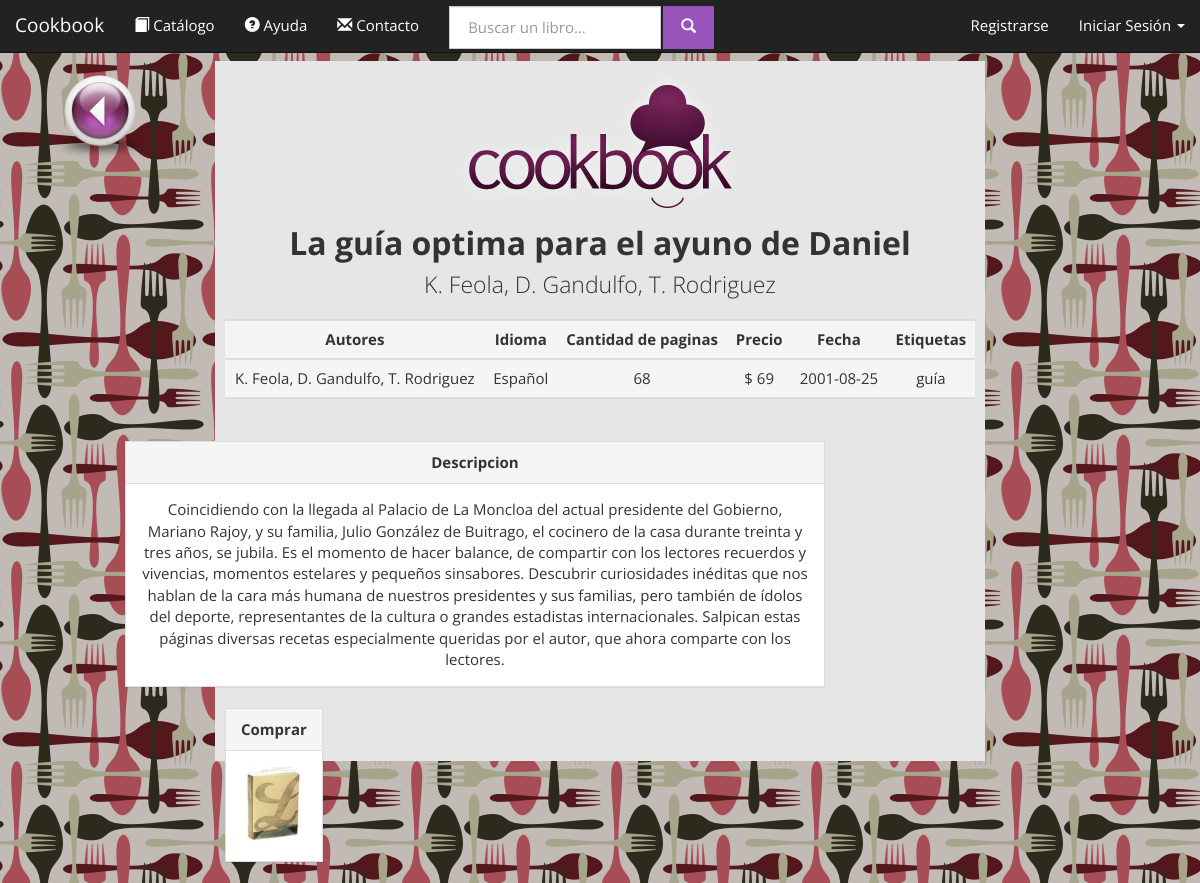
The app's page /cookbooks.com.ar/product.old.php?id=123456789 with its own data.
### tables this page shows
CREATE TABLE IF NOT EXISTS `libros` (
  `ISBN` varchar(10) NOT NULL DEFAULT '',
  `titulo` varchar(50) NOT NULL DEFAULT '',
  `IDIOMA` varchar(40) NOT NULL DEFAULT '',
  `paginas` int(11) NOT NULL DEFAULT '0',
  `precio` float NOT NULL DEFAULT '0',
  `fecha` date NOT NULL DEFAULT '0000-00-00',
  `etiquetas` varchar(100) NOT NULL DEFAULT '',
  `texto` text,
  `tapa` text,
  `eliminado` tinyint(1) NOT NULL DEFAULT '0',
  `hidden` tinyint(1) NOT NULL,
  PRIMARY KEY (`ISBN`)
);

### cookbooks.com.ar/database.php (called while the page is built, shortened)
<?php
class Conexion {
	private $hostname = 'localhost';
	private $port = '8080';
	private $username = 'root';
	private $password = 'F3Dericcio';
	private $dbname = 'cookbookg32';
	private $dbh;
	function conectar(){
		try {
			$this->dbh = new PDO("mysql:host=$this->hostname;dbname=$this->dbname;port=$this->port", $this->username, $this->password, array(PDO::MYSQL_ATTR_INIT_COMMAND => "SET NAMES utf8"));
			return true;
		} catch(PDOException $e) {
			return false;
		}
	}
	function query($statement){
		return $this->dbh->query($statement);
	}
}
class Books{
	static private $conexion;
	static function initialize(){
		self::$conexion = new Conexion;
	}
	static function getBook($bookISBN){
		$result = self::$conexion->query("
			SELECT L.ISBN, L.titulo, GROUP_CONCAT(E.id_autor) as autores, L.paginas, L.precio, L.IDIOMA, L.fecha, L.etiquetas, L.texto, L.tapa, L.eliminado, L.hidden
			FROM libros L
			LEFT JOIN escribe E ON (L.ISBN=E.isbn)
			GROUP BY L.ISBN
			HAVING (L.ISBN=$bookISBN)
		");
		if ($result && $result->rowCount()>0){
			$bookInfo = $result->fetchAll(PDO::FETCH_ASSOC);
			return new Book($bookInfo[0]);
		}
		return NULL;
	}
}
class Book{
	private	$ISBN, $OLD_ISBN,
			$titulo,
			$paginas,
			$precio,
			$idioma,
			$fecha,
			$etiquetas,
			$texto,
			$tapa,
			$eliminado,
			$oculto,
			$autores;
	function __construct($param){
		$this->titulo = $param['titulo']? $param['titulo']:'';
		$this->paginas = $param['paginas']? $param['paginas']:'0';
		$this->precio = $param['precio']? $param['precio']:'0';
		$this->idioma= $param['IDIOMA']? $param['IDIOMA']:'';
		$this->fecha = $param['fecha']? $param['fecha']:'0000-00-00';
		$this->etiquetas = $param['etiquetas']? $param['etiquetas']:'';
		$this->texto = $param['texto']? $param['texto']:'';
		$this->tapa = $param['tapa']? $param['tapa']:'';
		$this->autores = $param['autores']? $param['autores']:'';
	}
	function getTitulo(){
		return $this->titulo;
	}
	function getAutoresString(){
		$arreglo= $this->getAutores();
		$string ="";
		foreach ($arreglo as $key => $value) {
			$inicial=$value->getNombre();
			$inicial= $inicial[0];
			$string.=$inicial.'. '.$value->getApellido().", ";
		}
		$string= substr ($string, 0, -2);
		return $string;
	}
	function getAutores(){
		$autores_ids = explode(",", $this->autores);
		$result= Array();
		foreach ($autores_ids as $key => $value) {
			$autor = Authors::getAuthor($value);
			if ($autor)	array_push($result, $autor);
		}
		return $result;
	}
	function getPaginas(){
		return $this->paginas;
	}
	function getPrecio(){
		return $this->precio;
	}
	function getIdioma(){
		return $this->idioma;
	}
	function getFecha(){
		return $this->fecha;
	}
	function getEtiquetas(){
		return $this->etiquetas;
	}
	function getTexto(){
		return $this->texto;
	}
	function getTapa($crudo = false){
		if ($crudo){
			return $this->tapa;
		}else{
			if(is_file("books/img/tapas/".$this->tapa)){
				return $this->tapa;
			}else{
				return "_DEFAULT_.jpg";
			}
		}
	}
}
class Authors{
	static private $initialized = FALSE;
	static private $conexion;
	private static function initialize(){
		if (self::$initialized) return;
		self::$conexion = new Conexion;
		self::$initialized = TRUE;
	}
	public static function getAuthor($ID){
		$result = self::$conexion->query("
			SELECT *
			FROM autor
			WHERE (ID=$ID)AND(eliminado=0)
			LIMIT 1
		");
		if ($result && $result->rowCount()>0) return new Author($result->fetch(PDO::FETCH_ASSOC));
		else return NULL;
	}
}
class Author{
	private	$ID,
			$nombre,
			$apellido,
			$fecha_nacimiento,
			$lugar_nacimiento,
			$eliminado;
	function __construct($params){
		$this->nombre = $params['nombre']? $params['nombre']: "";
		$this->apellido = $params['apellido']? $params['apellido']:"";
	}
	function getNombre(){
		return $this->nombre;
	}
	function getApellido(){
		return $this->apellido;
	}
}
		?>

### cookbooks.com.ar/product.old.php (the view, shortened to what this page needs)
<?php include_once('database.php'); ?>
<!DOCTYPE html>
<html lang="es">
    <head>
        <link href="bootstrap-3.1.1-dist/css/bootstrap_Cosmo.css" rel="stylesheet" media="screen">
    </head>
    <body>
        <?php include_once('navigation.php'); ?>
        <div class="container-fluid text-center">
            <div class="row">
                <div class="col-md-2">
                		<a href="index.php" > <img src="website/img/back1.png" width="100px" height="100px alt="volver" title="volver" "  > </a>
                </div>
                <div class="col-md-8">
                		<?php
                		if (isset($_REQUEST['id'])){
	                        $book = Books::getBook($_REQUEST['id']);
						?>
                	<div class="jumbotron" style="padding: 10px;min-height: 700px">
                        <img src="website/img/logo.png" class="center-block img-responsive" />
                        <h2 style="margin: 0; padding: 4px"><strong><?php echo $book->getTitulo(); ?></strong></h2>
                        <p style="padding: 4px">
                            <?php echo $book->getAutoresString();?><br />
                        </p>
						<table class="table table-hover table-hover ">
							 <tbody>
							<tr class="active">
								<td><strong>Autores</strong></td>
								<td><strong>Idioma</strong></td>
								<td><strong>Cantidad de paginas</strong></td>
								<td><strong>Precio</strong>		</td>
								<td><strong>Fecha</strong></td>
								<td><strong>Etiquetas</strong></td>
							</tr>
							 </tbody>
							  <tbody>
						 	<tr  class="active">
								<td><?php echo $book->getAutoresString();?></br></td>
								<td><?php echo $book->getIdioma(); ?></br></td>
								<td><?php echo $book->getPaginas(); ?></br></td>
								<td>$ <?php echo $book->getPrecio() ?></br></td>
								<td><?php echo $book->getFecha() ?></br></td>
								<td><?php echo $book->getEtiquetas() ?></br></td>
							</tr>
							 </tbody>
						</table>
						<div class="panel panel-default" style="width: 700px; float: right; margin-right: 150px">
						  <div class="panel-heading"><strong>Descripcion</strong></div>
						  <div class="panel-body">
						    <?php echo $book->getTexto() ?>
						  </div>
						</div>
						<div class="panel panel-default" style="float: left">
						  <div class="panel-heading"><strong>Comprar</strong></div>
						  <div class="panel-body" align="center">
						    <img src="books/img/tapas/<?php echo $book->getTapa() ?>" class="img-rounded img-responsive" style=" height: 80px;">
                		</div>
              			<?php } ?>
						  </div>
						</div>
           	</div>
           <div class="col-md-2">
           	</div>
       </div>
       </div>
    </body>
</html>

### cookbooks.com.ar/product.old.php (style rules this page uses)
body { background-image: url('website/img/1167024.png'); }

### records on screen
libros: titulo "La guía optima para el ayuno de Daniel", IDIOMA "Español", paginas "68", precio "69", fecha "2001-08-25", etiquetas "guía", texto "Coincidiendo con la llegada al Palacio de La Moncloa del actual presidente del Gobierno, Mariano Rajoy, y su familia, Julio González de Buitrago, el cocinero de la casa durante treinta y tres años, se jubila. Es el momento de hacer balance, de compartir con los lectores recuerdos y vivencias, momentos estelares y pequeños sinsabores. Descubrir curiosidades inéditas que nos hablan de la cara más humana de nuestros presidentes y sus familias, pero también de ídolos del deporte, representantes de la cultura o grandes estadistas internacionales. Salpican estas páginas diversas recetas especialmente queridas por el autor, que ahora comparte con los lectores.", tapa (picture)

### other values on screen
$book->getAutoresString() "K. Feola, D. Gandulfo, T. Rodriguez"
